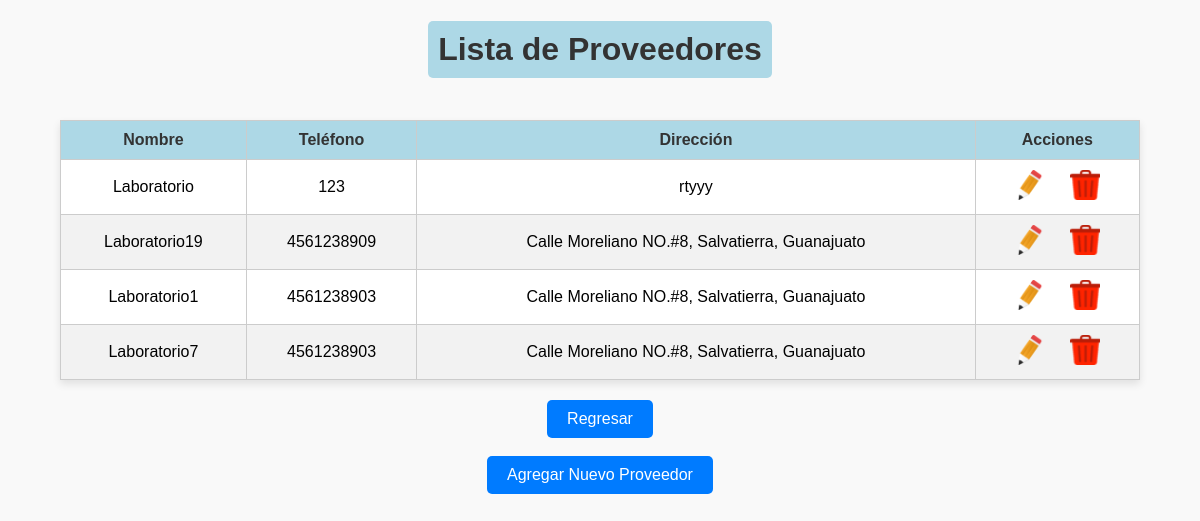
Page /src/ListaProvedores.php on the committed database.
### tables this page shows
CREATE TABLE `Proveedores` (
  `idProveedor` int NOT NULL,
  `Nombre` varchar(100) NOT NULL,
  `Telefono` varchar(15) DEFAULT NULL,
  `Direccion` varchar(250) DEFAULT NULL,
  `estatus` enum('Activo','Inactivo') NOT NULL DEFAULT 'Activo'
);

### src/ListaProvedores.php (the view, shortened to what this page needs)
<?php
$host = 'db';
$dbname = 'FARMACIA';
$username = 'user';
$password = 'user_password';
try {
    $pdo = new PDO("mysql:host=$host;dbname=$dbname;charset=utf8", $username, $password);
    $pdo->setAttribute(PDO::ATTR_ERRMODE, PDO::ERRMODE_EXCEPTION);
} catch (PDOException $s) {
    die("Error en la conexión: " . $s->getMessage());
}
function obtenerProvedor($pdo,$estatus) {
    $query = "
    SELECT
        p.idProveedor, p.Nombre, p.Telefono, p.Direccion
    FROM Proveedores p
    WHERE p.estatus = :estatus
    ";
    $stmt = $pdo->prepare($query);
    $stmt->bindParam(':estatus', $estatus);
    $stmt->execute();
    return $stmt->fetchAll(PDO::FETCH_ASSOC);
}
$proveedores = obtenerProvedor($pdo,'Activo');
?>
<!DOCTYPE html>
<html lang="es">
<head>
    <link rel="stylesheet" type="text/css" href="styleListas.css">
</head>
<body>
<h1>Lista de Proveedores</h1>
<table border="1">
    <thead>
        <tr>
            <th>Nombre</th>
            <th>Teléfono</th>
            <th>Dirección</th>
            <th>Acciones</th>
        </tr>
    </thead>
    <tbody>
        <?php
        foreach ($proveedores as $proveedor) {
            echo "<tr>";
            echo "<td>" . htmlspecialchars($proveedor['Nombre']) . "</td>";
            echo "<td>" . htmlspecialchars($proveedor['Telefono']) . "</td>";
            echo "<td>" . htmlspecialchars($proveedor['Direccion']) . "</td>";
            echo "<td>
             <span>
                <a href='editar_Provedor.php?id=" . $proveedor['idProveedor'] . "'>
                    <img src='imagenes/Editar.png' alt='Editar'>
                </a>
               <a href='eliminar_Provedor.php?id=" . $proveedor['idProveedor'] . "' onclick=\"return confirm('¿Estás seguro de que deseas eliminar este proveedor?');\">
                    <img src='imagenes/Eliminar.png' alt='Eliminar'>
                </a>
                 </span>
            </td>";
            echo "</tr>";
        }
        ?>
    </tbody>
</table>
<button onclick="window.location.href='pagina_admin.html';">Regresar</button>
<br>
<button onclick="window.location.href='AgregarProvedor.php';">Agregar Nuevo Proveedor</button>
</body>
</html>

### src/styleListas.css (style rules this page uses)
h1 { text-align: center; background-color: #add8e6; padding: 10px; border-radius: 5px; font-family: Arial, sans-serif; color: #333; }
body { font-family: Arial, sans-serif; background-color: #f9f9f9; margin: 0; padding: 0; display: flex; flex-direction: column; align-items: center; }
table { border-collapse: collapse; width: 90%; margin: 20px auto; background-color: #fff; box-shadow: 0 4px 8px rgba(0, 0, 0, 0.1); text-align: center; }
th, td { border: 1px solid #ccc; padding: 10px; }
th { background-color: #add8e6; color: #333; font-weight: bold; }
tr:nth-child(even) { background-color: #f2f2f2; }
a img { width: 30px; height: 30px; }
button { background-color: #007bff; color: white; padding: 10px 20px; border: none; border-radius: 5px; cursor: pointer; font-size: 16px; }
span { display: inline-flex; gap: 25px; }

### rows in the picture
proveedores: Nombre "Laboratorio", Telefono "123", Direccion "rtyyy"
proveedores: Nombre "Laboratorio19", Telefono "4561238909", Direccion "Calle Moreliano NO.#8, Salvatierra, Guanajuato"
proveedores: Nombre "Laboratorio1", Telefono "4561238903", Direccion "Calle Moreliano NO.#8, Salvatierra, Guanajuato"
proveedores: Nombre "Laboratorio7", Telefono "4561238903", Direccion "Calle Moreliano NO.#8, Salvatierra, Guanajuato"
